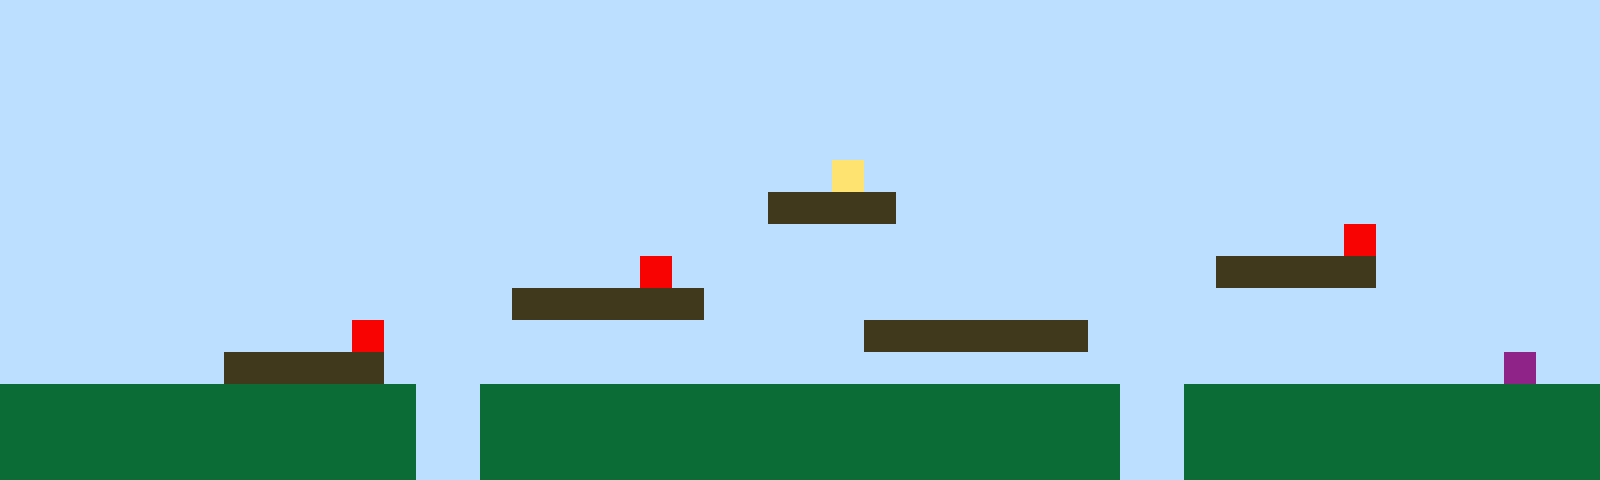

Tiled map render using the project's own tile images. Description and the whole map definition, tile-layer contents included, below:
An orthogonal 50x15 tile map with 32x32 px tiles, 1 tile layer (Tile Layer 1).

<map version="1.10" tiledversion="1.11.2" orientation="orthogonal" renderorder="right-up" width="50" height="15" tilewidth="32" tileheight="32" infinite="0" nextlayerid="2" nextobjectid="1"><editorsettings><export target="map1.csv" format="csv" /></editorsettings><tileset firstgid="1" name="sprites" tilewidth="32" tileheight="32" tilecount="6" columns="3"><image source="sprites.png" width="96" height="64" /></tileset><layer id="1" name="Tile Layer 1" width="50" height="15"><data encoding="csv">1,1,1,1,1,1,1,1,1,1,1,1,1,1,1,1,1,1,1,1,1,1,1,1,1,1,1,1,1,1,1,1,1,1,1,1,1,1,1,1,1,1,1,1,1,1,1,1,1,1,1,1,1,1,1,1,1,1,1,1,1,1,1,1,1,1,1,1,1,1,1,1,1,1,1,1,1,1,1,1,1,1,1,1,1,1,1,1,1,1,1,1,1,1,1,1,1,1,1,1,1,1,1,1,1,1,1,1,1,1,1,1,1,1,1,1,1,1,1,1,1,1,1,1,1,1,1,1,1,1,1,1,1,1,1,1,1,1,1,1,1,1,1,1,1,1,1,1,1,1,1,1,1,1,1,1,1,1,1,1,1,1,1,1,1,1,1,1,1,1,1,1,1,1,1,1,1,1,1,1,1,1,1,1,1,1,1,1,1,1,1,1,1,1,1,1,1,1,1,1,1,1,1,1,1,1,1,1,1,1,1,1,1,1,1,1,1,1,1,1,1,1,1,1,1,1,1,1,1,1,1,1,1,1,1,1,1,1,1,1,1,1,1,1,1,1,1,1,1,1,1,1,1,1,1,1,1,1,1,1,1,1,1,1,1,1,1,1,1,1,1,1,1,1,1,1,4,1,1,1,1,1,1,1,1,1,1,1,1,1,1,1,1,1,1,1,1,1,1,1,1,1,1,1,1,1,1,1,1,1,1,1,1,1,1,1,1,1,1,1,1,1,1,1,3,3,3,3,1,1,1,1,1,1,1,1,1,1,1,1,1,1,1,1,1,1,1,1,1,1,1,1,1,1,1,1,1,1,1,1,1,1,1,1,1,1,1,1,1,1,1,1,1,1,1,1,1,1,1,1,1,1,1,1,1,1,1,1,1,1,1,1,5,1,1,1,1,1,1,1,1,1,1,1,1,1,1,1,1,1,1,1,1,1,1,1,1,1,1,1,5,1,1,1,1,1,1,1,1,1,1,1,1,1,1,1,1,1,3,3,3,3,3,1,1,1,1,1,1,1,1,1,1,1,1,1,1,1,1,1,1,1,1,1,1,1,3,3,3,3,3,3,1,1,1,1,1,1,1,1,1,1,1,1,1,1,1,1,1,1,1,1,1,1,1,1,1,1,1,1,1,1,1,1,1,1,1,1,1,1,1,5,1,1,1,1,1,1,1,1,1,1,1,1,1,1,1,3,3,3,3,3,3,3,1,1,1,1,1,1,1,1,1,1,1,1,1,1,1,1,1,1,1,1,1,1,1,3,3,3,3,3,1,1,1,1,1,1,1,1,1,1,1,1,1,1,1,1,1,1,1,1,1,1,1,1,1,1,1,1,1,1,1,1,1,1,1,6,1,1,2,2,2,2,2,2,2,2,2,2,2,2,2,1,1,2,2,2,2,2,2,2,2,2,2,2,2,2,2,2,2,2,2,2,2,1,1,2,2,2,2,2,2,2,2,2,2,2,2,2,2,2,2,2,2,2,2,2,2,2,2,2,2,1,1,2,2,2,2,2,2,2,2,2,2,2,2,2,2,2,2,2,2,2,2,1,1,2,2,2,2,2,2,2,2,2,2,2,2,2,2,2,2,2,2,2,2,2,2,2,2,2,2,1,1,2,2,2,2,2,2,2,2,2,2,2,2,2,2,2,2,2,2,2,2,1,1,2,2,2,2,2,2,2,2,2,2,2,2,2</data></layer></map>
